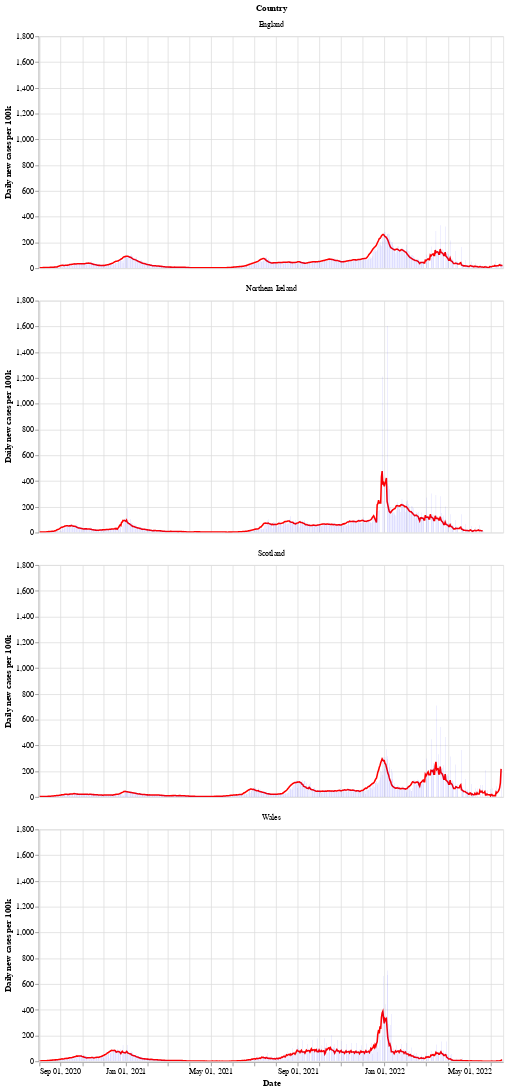

Here is the notebook cell this chart was saved with:
### Markdown cell above
Next is a bar chart of the number of new cases in each country (per 100k population), with the 7 day moving average of cases. Again we see that Wales saw a longer period of raising and falling cases compared to the other countries.

After a period of cases falling, each nation is now seeing a rise in the number of cases - especially in Wales.

### Code cell
# collapse
bars = alt.Chart(uk_cases).mark_bar().encode(
    x=alt.X("yearmonthdate(date):T", axis=alt.Axis(title='Date')),
    y=alt.Y("newCasesRate:Q", axis=alt.Axis(title='Daily new cases per 100k')),
    tooltip='newCasesRate',
    color=alt.condition(
        alt.datum.dailyChange > 0,
        alt.value("orange"),  # The positive color
        alt.value("blue")  # The negative color
    )
).properties(title='New cases per 100k population with rolling 7 day average', width=600).interactive()
line = alt.Chart(uk_cases).mark_line(
    color='red',
    size=2,
).transform_window(
    rolling_mean='mean(newCasesRate)',
    frame=[0, 7],
    groupby=['areaName']
).encode(
    x='yearmonthdate(date):T',
    y='rolling_mean:Q'
)
alt.layer(line, bars, data=uk_cases).facet(alt.Row('areaName', title='Country'), columns=1)

### Figure 1 — Vega-Lite specification as saved in the notebook (floating-point values rounded to 4 significant figures; data arrays with more than 128 entries replaced by an {"elided": "..."} marker saying what was removed)
{"config": {"view": {"continuousWidth": 400, "continuousHeight": 300}}, "data": {"name": "data-85ad56d1caffe1aa40c9ef798297fc87"}, "facet": {"type": "nominal", "field": "areaName", "title": "Country"}, "spec": {"layer": [{"mark": {"type": "line", "color": "red", "size": 2}, "encoding": {"x": {"type": "temporal", "field": "date", "timeUnit": "yearmonthdate"}, "y": {"type": "quantitative", "field": "rolling_mean"}}, "transform": [{"window": [{"op": "mean", "field": "newCasesRate", "as": "rolling_mean"}], "frame": [0, 7], "groupby": ["areaName"]}]}, {"mark": "bar", "encoding": {"color": {"condition": {"value": "orange", "test": "(datum.dailyChange > 0)"}, "value": "blue"}, "tooltip": {"type": "quantitative", "field": "newCasesRate"}, "x": {"type": "temporal", "axis": {"title": "Date"}, "field": "date", "timeUnit": "yearmonthdate"}, "y": {"type": "quantitative", "axis": {"title": "Daily new cases per 100k"}, "field": "newCasesRate"}}, "selection": {"selector002": {"type": "interval", "bind": "scales", "encodings": ["x", "y"]}}, "title": "New cases per 100k population with rolling 7 day average", "width": 600}]}, "columns": 1, "$schema": "https://vega.github.io/schema/vega-lite/v4.8.1.json", "datasets": {"data-85ad56d1caffe1aa40c9ef798297fc87": {"elided": "2589 records"}}}
